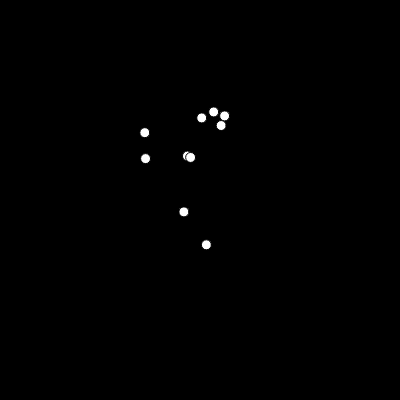
Frame 1 (no input)
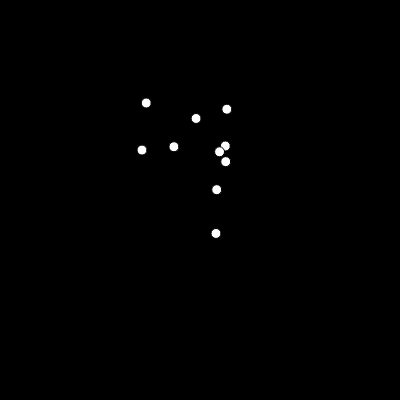
Frame 60 (no input)
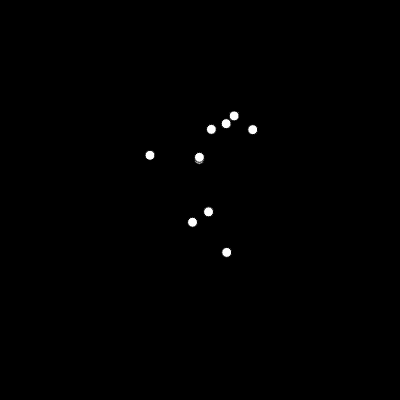
Frame 120 (the mouse pressed at the canvas centre since frame 60)

The p5.js sketch that drew these frames (run headless with seeded random() and noise() and a simulated clock; from frame 60 on, the mouse is pressed at the canvas centre):

// p5.js sketch
// ── sketch.js

var drawPrelinLineModule;
var spots = [];
var isStop = false;
var count = 10;
function setup() {
  createCanvas(400,400);
  background(0);
  // drawPrelinLineModule = new drawPrelinLine();
  // drawPrelinLineModule.update();
  // drawPrelinLineModule.draw();
  
  for (var i = 0;i < count;i++) {
    spots[i] = new spotModule();
  }
}


function draw() {
  // print(frameRate());
  fill(0);
  rect(0,0,width,height);
  
    for (var i = 0;i < count;i++) {
    spots[i].update();
    spots[i].draw();
  }
}

function mousePressed() {
  isStop = !isStop;
  if(isStop) {
    noLoop();
  } else {
    loop();
  }
}




// ── drawPrelinLine.js
  
  function drawPrelinLine () {
    this.x = 0;
    this.bottomY = 200;
    this.amplitude = 100;
    this.y = this.bottomY; 
    this.noiseScale = 0.005;
    this.update = function () {
      if (this.x > windowWidth) {
        this.x = 0;
      }
      var noiseValue = noise(this.x*this.noiseScale);
      this.y = this.bottomY - noiseValue * this.amplitude;
      
     // print(noiseValue);
    }
    
    this.draw = function () {
      if (this.x == 0) {
        background(0);
        strokeWeight(2);
        stroke(255);
        line(0, this.bottomY, width, this.bottomY);
      }
  
      fill(255);
      noStroke();
      ellipse(this.x,this.y,1,1);
      this.x += 1;
    }
  }
// ── spotModule.js
function spotModule () {
  this.x = 0;
  this.y = 0;
  this.size = 10;
  this.xOffset = random(0,100);
  this.yOffset = random(100,200);
    
  this.update = function() {
    this.x = map(noise(this.xOffset * 0.05),0,1,0,width);
    this.y = map(noise(this.yOffset * 0.05),0,1,0,height);
    this.xOffset+=0.1
    this.yOffset+=0.1
  }
  
  this.draw = function() {
    fill(255);
    ellipse(this.x,this.y,this.size,this.size);
  }
  
}
